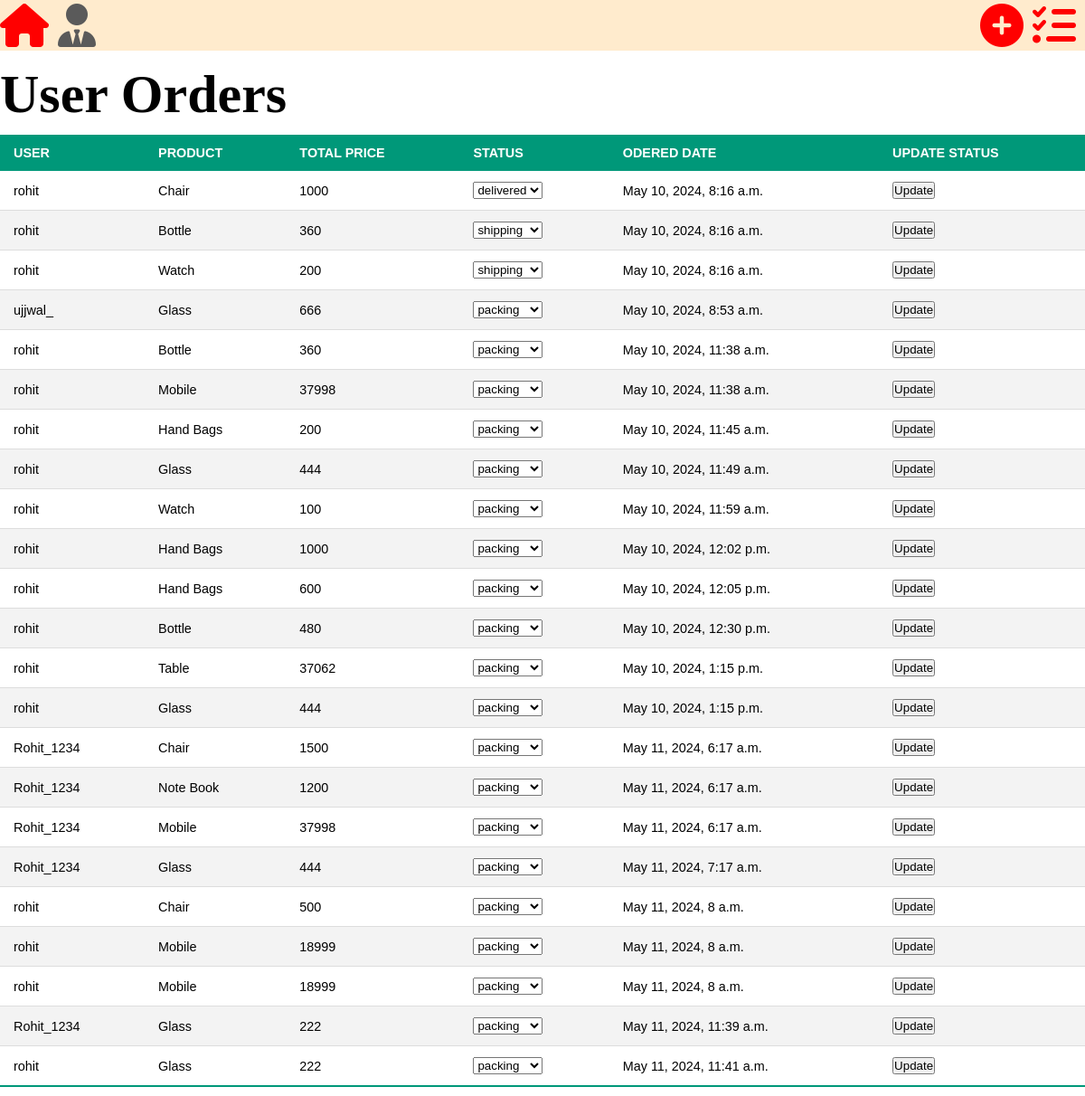
Before: /admin_panal/orders/ (signed in) with the older database file.
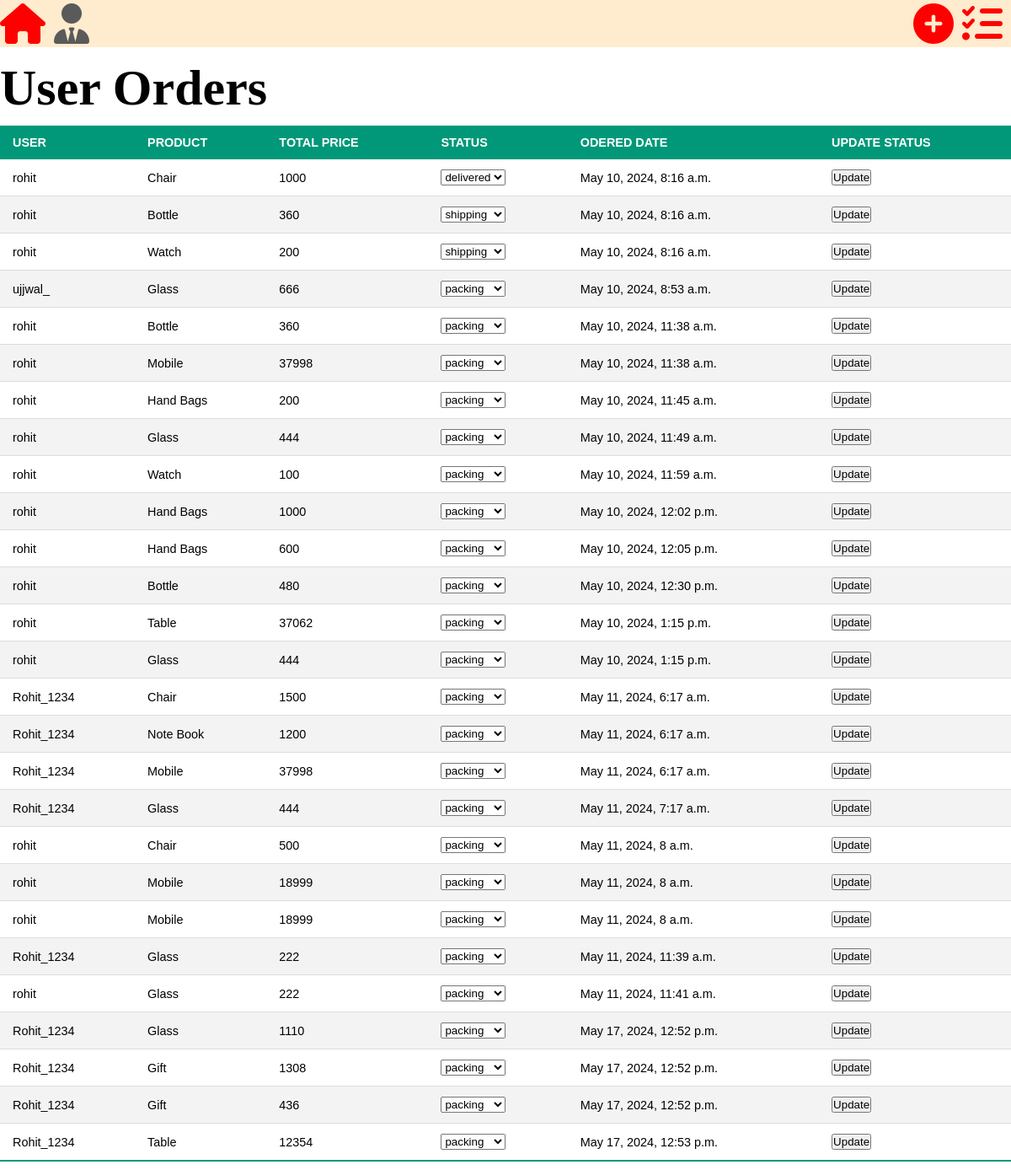
After: the same page with the newer database file.
### e_commerce_site/models.py (models this page shows)
class ordered(models.Model):
    user = models.ForeignKey(User, on_delete=models.CASCADE)
    product=models.ForeignKey(product_management,on_delete=models.CASCADE)
    total_price=models.IntegerField()
    choice=[
        ('cancel','cancel'),
        ('packing','packing'),
        ('shipping','shipping'),
        ('delivered','delivered')
    ]
    status=models.CharField(max_length=30,choices=choice)
    ordered = models.DateTimeField(auto_now_add=True)

class product_management(models.Model):
    name=models.CharField(max_length=50,null=False)
    description=models.CharField(max_length=500,null=False)
    price=models.IntegerField(null=False)
    quantity=models.IntegerField(null=False)
    image=models.ImageField(upload_to='image/',null=False)
    def __str__(self):
        return self.name

### e_commerce_site/views.py (the view, shortened to what this page needs)
# urls.py: path('admin_panal/orders/',admin_order.as_view(),name='admin_orders'),
class admin_order(View):
    def get(self,request):
        try:
            if not request.user.is_superuser or not request.user.is_staff:
                return redirect('login')
            obj = ordered.objects.all()
            return render(request,'admin_orders.html',{'data':obj})
        except Exception as e:
            return HttpResponse(e)

### templates/admin_orders.html (shortened to what this page needs)
<!DOCTYPE html>
<html lang="en">
<head>
<link rel="stylesheet" href="/static/css/admin_orders.css">
</head>
<body>
<header style="height:7vh;align-item:text-align:center;display:flex;align-items: center;">
        <div style="display:flex;">
           <a href="/home/"><i style="font-size: 6vh;color:red;" class="fa-solid fa-house" ></i></a>
            <a href="/admin_panal/"><i style="font-size: 6vh;color:rgb(90, 90, 90);padding-left:10px;" class="fa-solid fa-user-tie"></i></a>
        </div>
        <div class="right_header">
            <div style="text-align: right;width:100%;"><a href="/create/"><i style="font-size: 6vh;color:red;margin-right:10px;" class="fa-solid fa-circle-plus"></i></a><a href="/admin_panal/orders/"><i style="font-size: 6vh;color:red;margin-right:10px;" class="fa-solid fa-list-check"></i></a></div>
        </div>
</header>
<h1>User Orders</h1>
<table class="styled-table">
    <thead>
        <tr>
            <th>USER </th>
            <th>PRODUCT</th>
            <th>TOTAL PRICE</th>
            <th>STATUS</th>
            <th>ODERED DATE</th>
            <th>UPDATE STATUS</th>
        </tr>
    </thead>
    <tbody>
    {% for i in data %}
    <form method="post">
        <tr>
            <td>{{ i.user }}</td>
            <td>{{ i.product }}</td>
            <td>{{ i.total_price }}</td>
            <td>
            {% if  i.status  == 'cancel' %}
                <select  name="status">
            <option value="cancel">cancel</option>
            <option value="packing">packing</option>
            <option value="shipping">shipping</option>
            <option value="delivered">delivered</option>
                </select>
                {% elif i.status  == 'packing' %}
                <select  name="status">
              <option value="packing">packing</option>
        </select>
                {% elif i.status  == 'shipping' %}
                <select  name="status">
                     <option value="shipping">shipping</option>
        </select>
                {% else %}
                <select  name="status">
                    <option value="delivered">delivered</option>
        </select>
            {% endif %}
            </td>
            <td>{{ i.ordered }}</td>
            <td><a><button type="submit">Update</button></a></td>
        </tr>
        </form>
       {% endfor %}
    </tbody>
</table>
</body>
</html>

Changed rows visible on the page:
added ordered: user "Rohit_1234", product "Glass", total_price "1110", ordered "May 17, 2024, 12:52 p.m."
added ordered: user "Rohit_1234", product "Gift", total_price "1308", ordered "May 17, 2024, 12:52 p.m."
added ordered: user "Rohit_1234", product "Gift", total_price "436", ordered "May 17, 2024, 12:52 p.m."
added ordered: user "Rohit_1234", product "Table", total_price "12354", ordered "May 17, 2024, 12:53 p.m."
